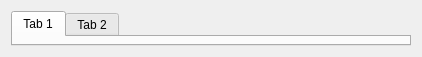
<?xml version="1.0" encoding="UTF-8"?>
<ui version="4.0">
 <class>FormConfigQiptables</class>
 <widget class="QWidget" name="FormConfigQiptables">
  <property name="geometry">
   <rect>
    <x>0</x>
    <y>0</y>
    <width>422</width>
    <height>57</height>
   </rect>
  </property>
  <property name="windowTitle">
   <string>Form</string>
  </property>
  <layout class="QGridLayout" name="gridLayout">
   <item row="0" column="0">
    <widget class="QTabWidget" name="tabWidget">
     <widget class="QWidget" name="tab">
      <attribute name="title">
       <string>Tab 1</string>
      </attribute>
     </widget>
     <widget class="QWidget" name="tab_2">
      <attribute name="title">
       <string>Tab 2</string>
      </attribute>
     </widget>
    </widget>
   </item>
  </layout>
 </widget>
 <resources/>
 <connections/>
 <slots>
  <slot>slotFileDialog()</slot>
  <slot>slotSave()</slot>
  <slot>slotCancel()</slot>
 </slots>
</ui>
